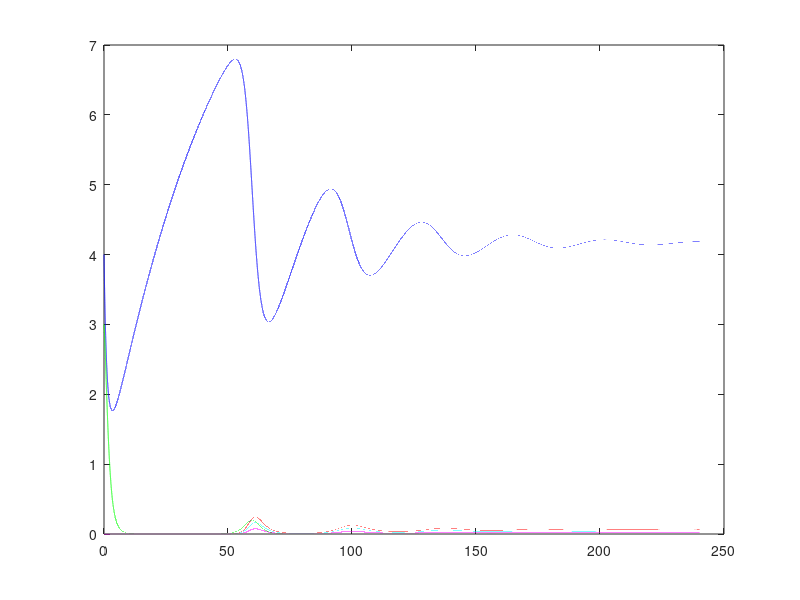

The MATLAB source for this figure:
% WIth timed drug

tn = 10*24; % hours
t0 = 0;  % initial time
h  = 0.001; 

t = t0:h:tn;

nt = length(t);

T    = zeros(nt,1);
IS   = zeros(nt,1);
IR1  = zeros(nt,1);
IR2  = zeros(nt,1);
IR12 = zeros(nt,1);

% Initial conditions
T(1)  = 4;
IS(1) = 3;
IR1(1) = 0;
IR2(1) = 0;
IR12(1) = 0;

% Parameters
lambda = 5/24;
delta = 0.5/24;
b = 0.25;
bs = 0.25;
br1 = 0.24;
br2 = 0.24;
br12 = 0.24;
mu = 10^(-5);
mu1 = (1/2)*mu;
mu2 = (1/3)*mu;
mu12 = (1/6)*mu;
a = 1;
epsilon=0.9;

% x(1) = target cells (T)
% x(2) = infected sensitive (Is)

    epsilon1 = 0.1;%*i;
    epsilon2 = 0.1;%*j;

for i = 1:nt-1
    

%    if( rem(i,4) == 0 )

    conc = 1.0;
        
    T(i+1)  = T(i) + ...
        h*(lambda - delta*T(i) - ( (1-epsilon1)*(1-epsilon2)*bs*IS(i) + br1*IR1(i) + br2*IR2(i) + br12*IR12(i))*T(i) );
    IS(i+1) = IS(i) + ...
        h*( (1-epsilon1)*(1-epsilon2)*(1-mu)*bs*IS(i)*T(i) - a*IS(i) );
    IR1(i+1) = IR1(i) + ...
        h*( br1*T(i)*IR1(i) - a*IR1(i) + (1-epsilon1)*mu1*br1*IS(i)*T(i) );
    IR2(i+1) = IR2(i) + ...
        h*( br1*T(i)*IR2(i) - a*IR2(i) + (1-epsilon2)*mu2*br2*IS(i)*T(i) );
    IR12(i+1) = IR12(i) + ...
        h*( br1*T(i)*IR12(i) - a*IR12(i) + (1-epsilon1)*(1-epsilon2)*mu12*br12*IS(i)*T(i) );
%    else

%    conc = 1.0
    


%    end

 end

    %subplot(10, 10, i);
    %caption1 = sprintf('E1 = %2g', epsilon1);
    %caption2 = sprintf(' E2 = %2g', epsilon2);
    %plot(t,xa(:,1), 'k', t, xa(:,2), 'g', t, xa(:,3), 'r', 'LineWidth', 1.2)
    %title([caption1 caption2])
    
    plot(t,T, 'b',...
        t,IS, 'g',...
        t,IR1, 'r',...
        t,IR2, 'c',...
        t,IR12, 'm',...
        'LineWidth', 1.2)
    %hold on
    
    
%     plot(t, IR1)
%     hold on
%     plot(t, IR2)
%     hold on
%     plot(t, IR12)
